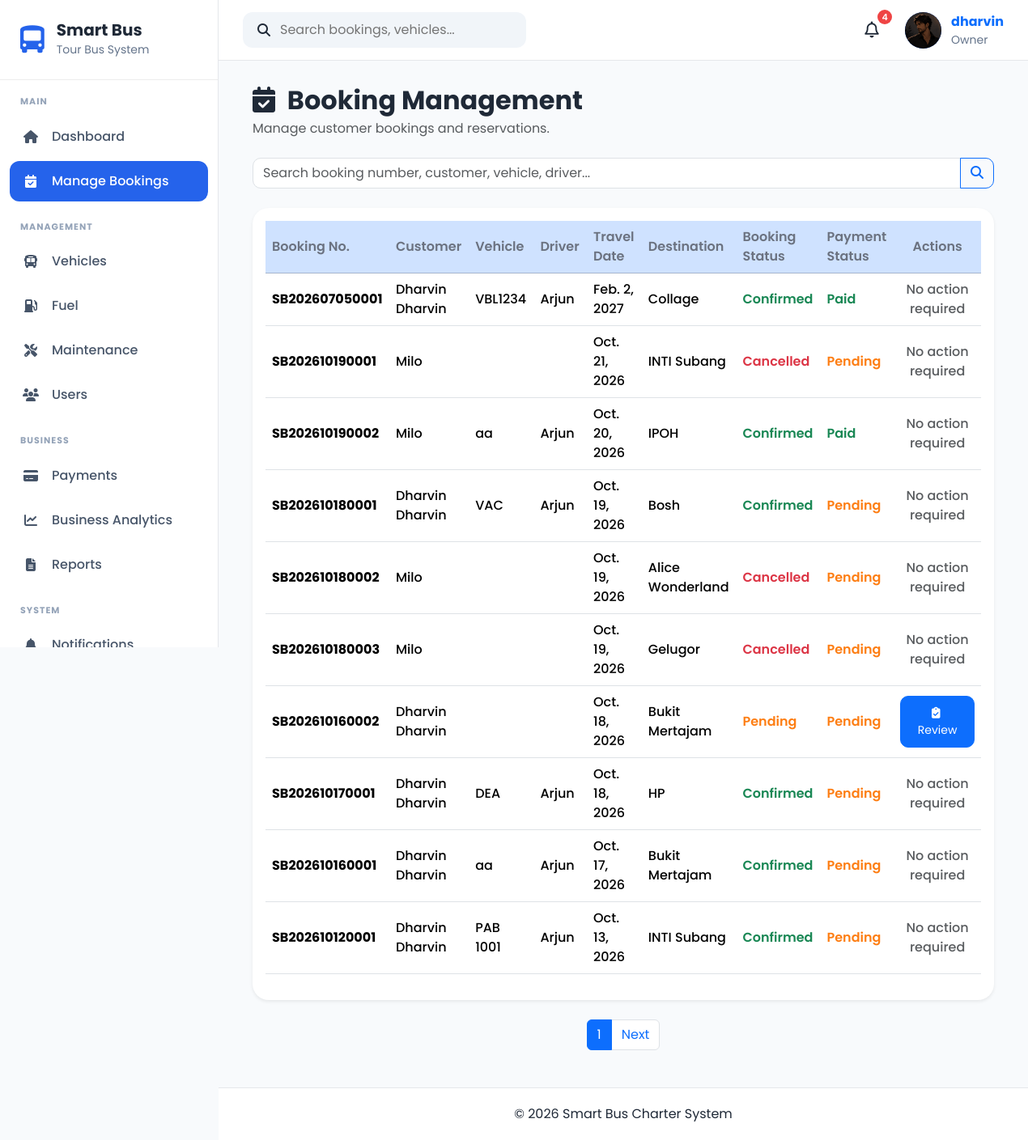
/bookings/ (signed in), run on an earlier commit of the app's database.
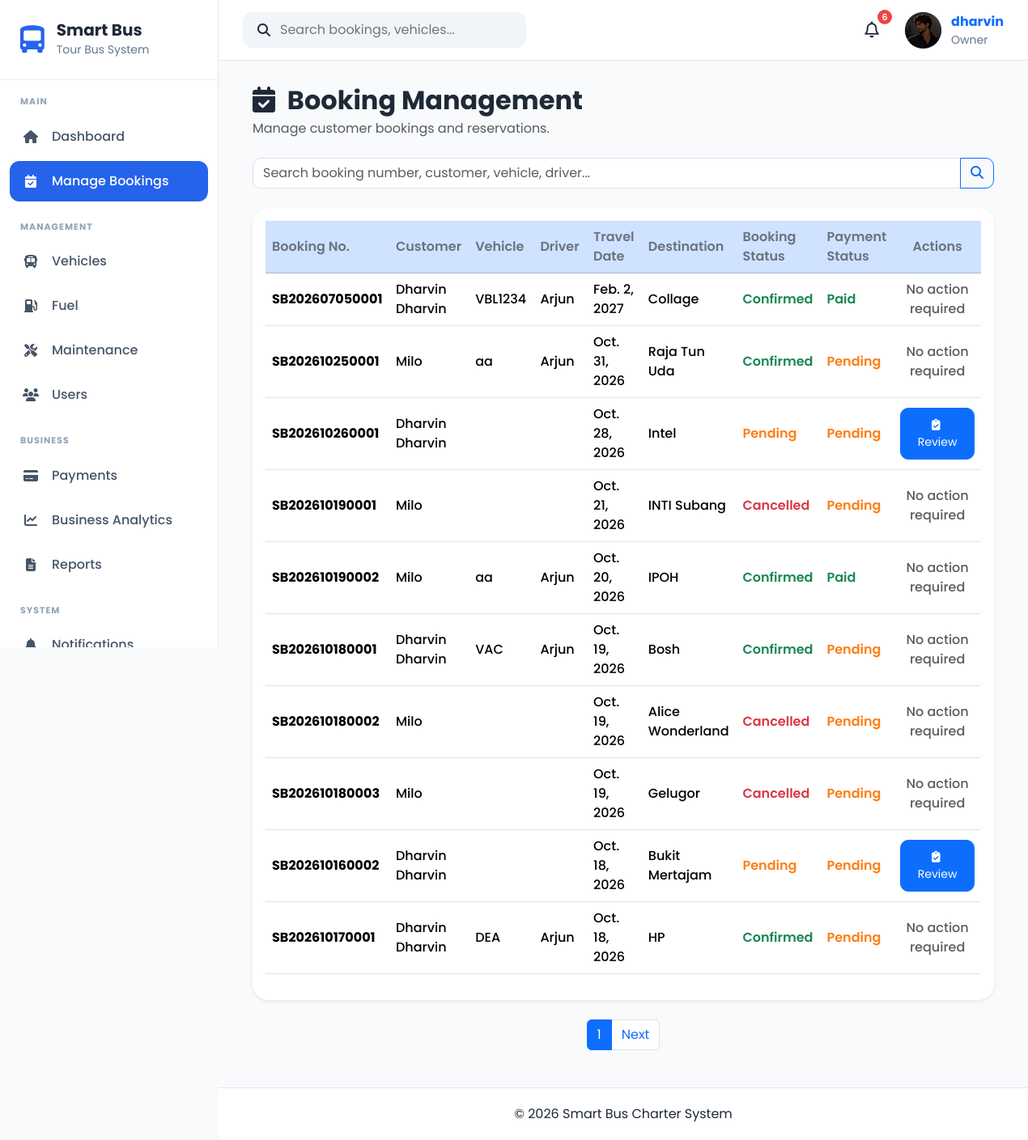
And on a later commit of the database.
### apps/bookings/models.py (models this page shows, shortened)
class Booking(models.Model):
    STATUS_CHOICES = [
        ("Pending", "Pending"),
        ("Confirmed", "Confirmed"),
        ("Completed", "Completed"),
        ("Cancelled", "Cancelled"),
    ]
    PAYMENT_CHOICES = [
        ("Pending", "Pending"),
        ("Paid", "Paid"),
        ("Refunded", "Refunded"),
    ]
    booking_number = models.CharField(
        max_length=20,
        unique=True,
        blank=True,
    )
    customer = models.ForeignKey(
        Customer,
        on_delete=models.CASCADE,
        related_name="bookings",
    )
    vehicle = models.ForeignKey(
        Vehicle,
            on_delete=models.PROTECT,
            related_name="bookings",
            null=True,
            blank=True,
        )
    driver = models.ForeignKey(
            Driver,
            on_delete=models.PROTECT,
            related_name="bookings",
            null=True,
            blank=True,
        )
    pickup_location = models.CharField(max_length=150)
    destination = models.CharField(max_length=150)
    travel_date = models.DateField()
    departure_time = models.TimeField()
    return_date = models.DateField(
        blank=True,
        null=True,
    )
    passenger_count = models.PositiveIntegerField(
        validators=[
            MinValueValidator(1),
            MaxValueValidator(42),
        ],
        help_text="Maximum 42 passengers. Two seats are reserved for the tour guide and additional driver.",
    )
    total_price = models.DecimalField(
        max_digits=10,
        decimal_places=2,
        default=0,
    )
    booking_status = models.CharField(
        max_length=20,
        choices=STATUS_CHOICES,
        default="Pending",
    )
    payment_status = models.CharField(
        max_length=20,
        choices=PAYMENT_CHOICES,
        default="Pending",
    )
    approval_time = models.DateTimeField(
        null=True,
        blank=True,
        help_text="Date and time the booking was approved."
    )
    payment_deadline = models.DateTimeField(
        null=True,
        blank=True,
        help_text="Deadline for completing payment."
    )
    cancelled_at = models.DateTimeField(
        null=True,
        blank=True,
        help_text="Date and time the booking was cancelled.",
    )
    rejection_reason = models.TextField(
        blank=True,
        default="",
        help_text="Reason provided when the booking is rejected."
    )
    travel_reminder_sent_at = models.DateTimeField(
        null=True,
        blank=True,
        help_text="Date and time the travel details email was sent."
    )
    remarks = models.TextField(
        blank=True,
    )
    created_at = models.DateTimeField(
        default=timezone.now,
    )
    updated_at = models.DateTimeField(
        auto_now=True,
    )
    class Meta:
        ordering = ["-travel_date", "-created_at"]

### apps/customers/models.py (models this page shows, shortened)
class Customer(models.Model):
    GENDER_CHOICES = [
        ("Male", "Male"),
        ("Female", "Female"),
        ("Other", "Other"),
    ]
    first_name = models.CharField(
        max_length=100
    )
    last_name = models.CharField(
        max_length=100
    )
    email = models.EmailField(
        blank=True
    )
    phone = models.CharField(
        max_length=20,
        unique=True,
        null=True,
        blank=True
    )
    address = models.TextField()
    city = models.CharField(
        max_length=100
    )
    state = models.CharField(
        max_length=100
    )
    postcode = models.CharField(
        max_length=10
    )
    gender = models.CharField(
        max_length=10,
        choices=GENDER_CHOICES
    )
    profile_picture = models.ImageField(
        upload_to="customers/",
        blank=True,
        null=True
    )
    user = models.OneToOneField(
        settings.AUTH_USER_MODEL,
        on_delete=models.SET_NULL,
        null=True,
        blank=True,
        related_name="customer_record",
    )
    created_at = models.DateTimeField(
        auto_now_add=True
    )
    updated_at = models.DateTimeField(
        auto_now=True
    )

### apps/vehicles/models.py (models this page shows, shortened)
class Vehicle(models.Model):
    STATUS_CHOICES = [
        ("Available", "Available"),
        ("Booked", "Booked"),
        ("Maintenance", "Maintenance"),
        ("Inactive", "Inactive"),
    ]
    BUS_TYPE_CHOICES = [
        ("Mini Bus", "Mini Bus"),
        ("Standard Bus", "Standard Bus"),
        ("VIP Coach", "VIP Coach"),
    ]
    registration_number = models.CharField(
        max_length=20,
        unique=True
    )
    vehicle_name = models.CharField(
        max_length=100
    )
    bus_type = models.CharField(
        max_length=30,
        choices=BUS_TYPE_CHOICES
    )
    seat_capacity = models.PositiveIntegerField()
    manufacture_year = models.PositiveIntegerField()
    insurance_expiry = models.DateField()
    road_tax_expiry = models.DateField()
    status = models.CharField(
        max_length=20,
        choices=STATUS_CHOICES,
        default="Available"
    )
    image = models.ImageField(
        upload_to="vehicles/",
        blank=True,
        null=True
    )
    created_at = models.DateTimeField(auto_now_add=True)
    updated_at = models.DateTimeField(auto_now=True)

### apps/drivers/models.py (models this page shows, shortened)
class Driver(models.Model):
    STATUS_CHOICES = [
        ("Available", "Available"),
        ("Reserved", "Reserved"),
        ("On Trip", "On Trip"),
        ("Leave", "Leave"),
        ("Inactive", "Inactive"),
    ]
    full_name = models.CharField(max_length=100)
    ic_passport = models.CharField(
        max_length=20,
        unique=True
    )
    phone = models.CharField(max_length=20)
    email = models.EmailField(
        blank=True,
        null=True
    )
    address = models.TextField(blank=True)
    driving_license = models.CharField(
        max_length=50,
        unique=True
    )
    license_expiry = models.DateField()
    assigned_vehicle = models.ForeignKey(
        Vehicle,
        on_delete=models.SET_NULL,
        blank=True,
        null=True,
        related_name="drivers"
    )
    status = models.CharField(
        max_length=20,
        choices=STATUS_CHOICES,
        default="Available"
    )
    photo = models.ImageField(
        upload_to="drivers/",
        blank=True,
        null=True
    )
    user = models.OneToOneField(
        settings.AUTH_USER_MODEL,
        on_delete=models.SET_NULL,
        null=True,
        blank=True,
        related_name="driver_record",
    )
    created_at = models.DateTimeField(auto_now_add=True)
    updated_at = models.DateTimeField(auto_now=True)
    class Meta:
        ordering = ["full_name"]

### apps/bookings/views.py (the view, shortened to what this page needs)
# urls.py: path("", views.booking_list, name="booking_list",),
@admin_required
def booking_list(request):
    search = request.GET.get("search", "")
    bookings = Booking.objects.select_related(
        "customer",
        "vehicle",
        "driver",
    ).order_by("-travel_date")
    paginator = Paginator(bookings, 10)
    page_number = request.GET.get("page")
    page_obj = paginator.get_page(page_number)
    context = {
        "page_obj": page_obj,
        "bookings": page_obj,
        "search": search,
        "is_paginated": page_obj.has_other_pages(),
    }
    return render(
        request,
        "bookings/booking_list.html",
        context,
    )

### apps/accounts/context_processors.py (called while the page is built)
def user_role(request):
    role = None
    if request.user.is_authenticated:
        try:
            role = request.user.profile.role
        except Exception:
            role = None
    return {
        "user_role": role
    }

### apps/notifications/context_processors.py (called while the page is built)
def notification_context(request):
    if not request.user.is_authenticated:
        return {}
    notifications = (
        NotificationRecipient.objects
        .filter(user=request.user)
        .select_related("notification")
        .order_by("-notification__created_at")[:5]
    )
    unread_count = (
        NotificationRecipient.objects
        .filter(
            user=request.user,
            is_read=False
        )
        .count()
    )
    return {
        "navbar_notifications": notifications,
        "unread_notifications": unread_count,
    }

### templates/bookings/booking_list.html (shortened to what the changed rows need)
{% extends "crud/base_list.html" %}
{% block header_title %}
<i class="fas fa-calendar-check me-2"></i>
Booking Management
{% endblock %}
{% block table %}
<table class="table table-hover align-middle">
    <thead class="table-primary">
        <tr>
            <th>Booking No.</th>
            <th>Customer</th>
            <th>Vehicle</th>
            <th>Driver</th>
            <th>Travel Date</th>
            <th>Destination</th>
            <th>Booking Status</th>
            <th>Payment Status</th>
            <th class="text-center">Actions</th>
        </tr>
    </thead>
    <tbody>
    {% for booking in bookings %}
        <tr>
            <td>
                <strong>{{ booking.booking_number }}</strong>
            </td>
            <td>
                {{ booking.customer.first_name }} {{ booking.customer.last_name }}
            </td>
            <td>
                {{ booking.vehicle.registration_number }}
            </td>
            <td>
                {{ booking.driver.full_name }}
            </td>
            <td>
                {{ booking.travel_date }}
            </td>
            <td>
                {{ booking.destination }}
            </td>
            <td>
                {% if booking.booking_status == "Confirmed" %}
                    <span style="color:#198754;font-weight:600;">
                        {{ booking.booking_status }}
                    </span>
                {% elif booking.booking_status == "Pending" %}
                    <span style="color:#fd7e14;font-weight:600;">
                        {{ booking.booking_status }}
                    </span>
                {% elif booking.booking_status == "Completed" %}
                    <span style="color:#0d6efd;font-weight:600;">
                        {{ booking.booking_status }}
                    </span>
                {% elif booking.booking_status == "Cancelled" %}
                    <span style="color:#dc3545;font-weight:600;">
                        {{ booking.booking_status }}
                    </span>
                {% else %}
                    <span style="font-weight:600;">
                        {{ booking.booking_status|default:"Pending" }}
                    </span>
                {% endif %}
            </td>
            <td>
                {% if booking.payment_status == "Paid" %}
                    <span style="color:#198754;font-weight:600;">
                        {{ booking.payment_status }}
                    </span>
                {% elif booking.payment_status == "Pending" %}
                    <span style="color:#fd7e14;font-weight:600;">
                        {{ booking.payment_status }}
                    </span>
                {% elif booking.payment_status == "Refunded" %}
                    <span style="color:#0d6efd;font-weight:600;">
                        {{ booking.payment_status }}
                    </span>
                {% elif booking.payment_status == "Failed" %}
                    <span style="color:#dc3545;font-weight:600;">
                        {{ booking.payment_status }}
                    </span>
                {% else %}
                    <span style="font-weight:600;">
                        {{ booking.payment_status }}
                    </span>
                {% endif %}
            </td>
            <td class="text-center">
                {% if booking.booking_status == "Pending" %}
                    <a href="{% url 'bookings:booking_review' booking.pk %}"
                    class="btn btn-primary btn-sm">
                        <i class="fas fa-clipboard-check me-1"></i>
                        Review
                    </a>
                {% else %}
                    <span class="text-muted">No action required</span>
                {% endif %}
            </td>
        </tr>
    {% endfor %}
    </tbody>
</table>
{% endblock %}

### templates/components/navbar.html (shortened to what this page needs)
{% load static %}
<nav class="navbar-custom">
    <div class="navbar-left">
        <div class="search-box">
            <i class="fa-solid fa-magnifying-glass"></i>
            <input
                type="text"
                placeholder="Search bookings, vehicles..."
            >
        </div>
    </div>
    <div class="navbar-right">
            <div class="notification-icon">
                <button
                    class="notification-btn"
                    id = "notificationBtn">
                    <i class="fa-regular fa-bell"></i>
                    <span
                        class="notification-count"
                        id="notificationCount"
                         {% if unread_notifications == 0 %}style="display:none;"{% endif %}>
                        {{ unread_notifications }}
                    </span>
                </button>
            </div>
        <a href="{% url 'accounts:profile' %}" class="profile-link">
            <div class="profile-menu">
                {% if request.user.profile.profile_picture %}
                    <img
                        src="{{ request.user.profile.profile_picture.url }}"
                        alt="Profile Picture"
                        class="profile-avatar profile-image"
                    >
                {% else %}
                    <div class="profile-avatar">
                        {{ request.user.username|first|upper }}
                    </div>
                {% endif %}
                <div class="profile-info">
                    <strong>{{ request.user.username }}</strong>
                    <small>
                        {{ request.user.profile.role|default:"User" }}
                    </small>
                </div>
            </div>
        </a>
    </div>
</nav>

What changed in the data, as far as the page shows it:
no longer on this page (row unchanged): Booking: booking_number "SB202610160001", customer.first_name "Dharvin", customer.last_name "Dharvin", vehicle.registration_number "aa", driver.full_name "Arjun", travel_date "Oct. 17, 2026", destination "Bukit Mertajam", booking_status "Confirmed", payment_status "Pending", shows "No action required"
no longer on this page (row unchanged): Booking: booking_number "SB202610120001", customer.first_name "Dharvin", customer.last_name "Dharvin", vehicle.registration_number "PAB 1001", driver.full_name "Arjun", travel_date "Oct. 13, 2026", destination "INTI Subang", booking_status "Confirmed", payment_status "Pending", shows "No action required"
added Booking: booking_number "SB202610250001", customer.first_name "Milo", vehicle.registration_number "aa", driver.full_name "Arjun", travel_date "Oct. 31, 2026", destination "Raja Tun Uda", booking_status "Confirmed", payment_status "Pending", shows "No action required"
added Booking: booking_number "SB202610260001", customer.first_name "Dharvin", customer.last_name "Dharvin", travel_date "Oct. 28, 2026", destination "Intel", booking_status "Pending", payment_status "Pending", shows "Review"
Also different on the page:
{{ unread_notifications }}: "4" → "6"
